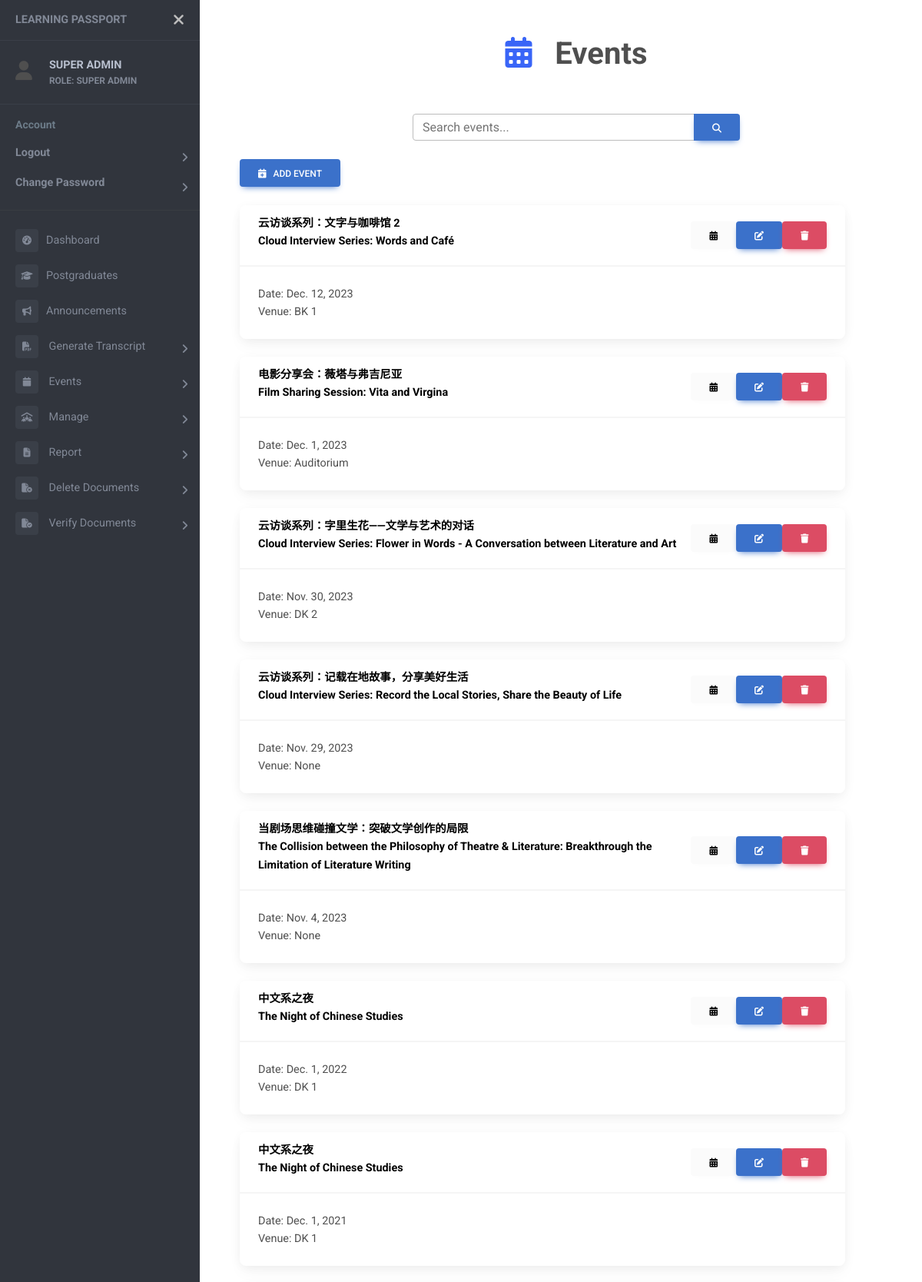
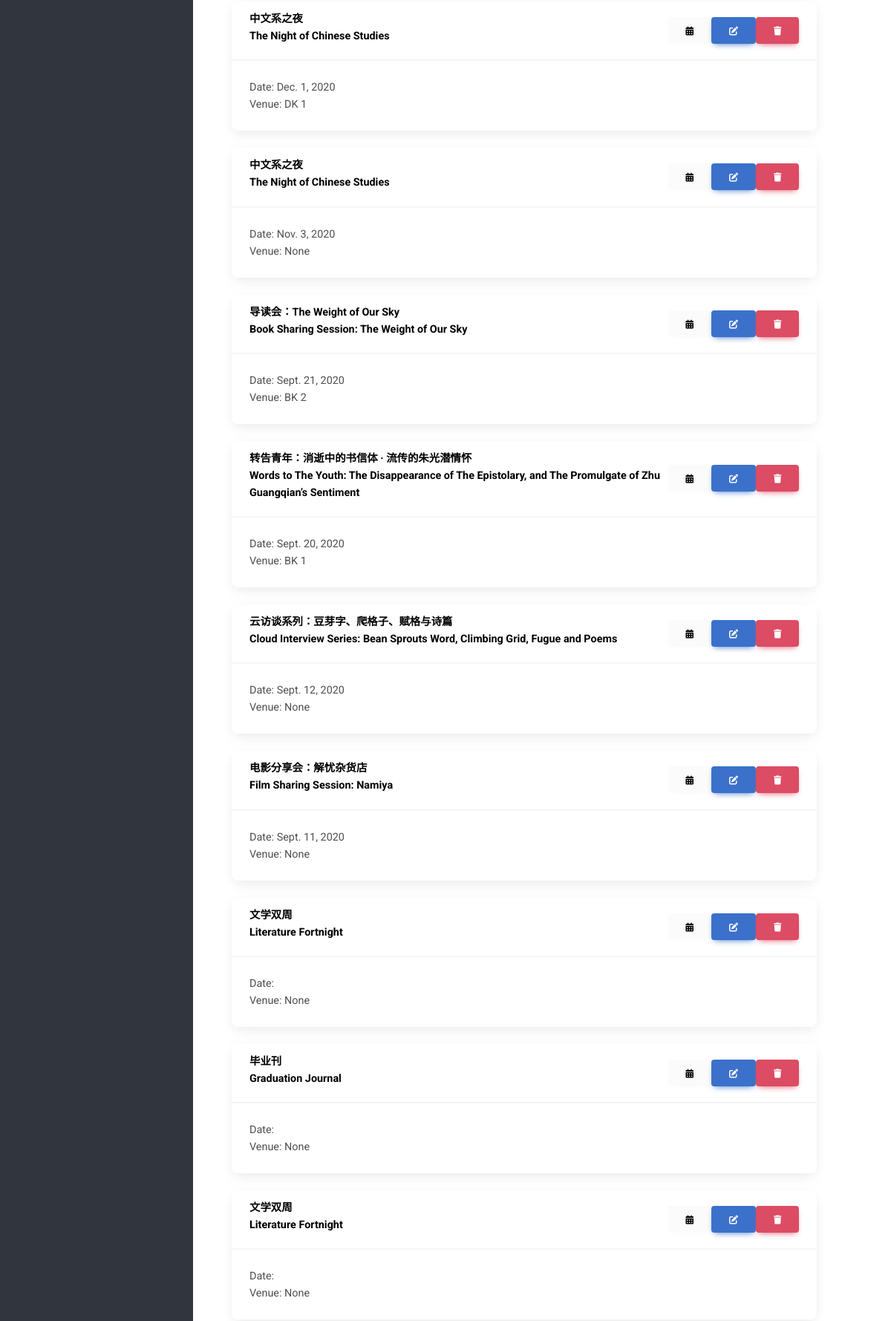
The page /events (signed in, upper part) on the database its author committed (2 pictures, top to bottom).
### users/models.py (models this page shows)
class User(AbstractUser):
    objects = UserManager()
    email = models.EmailField('email adress', unique=True)
    USERNAME_FIELD = 'email'
    REQUIRED_FIELDS = []
    first_name = None
    last_name = None
    username = None
    full_name = models.CharField(max_length=50, null=True)
    name_chi = models.CharField(max_length=50, null=True)
    password = models.CharField(max_length=128)
    last_login = models.DateTimeField(auto_now=True)
    ROLES = (
        ("SUPER ADMIN", "SUPER ADMIN"),
        ("ADMIN", "ADMIN"),
        ("HEAD OF DEPARTMENT", "HEAD OF DEPARTMENT"),
        ("LECTURER", "LECTURER"),
        ("STUDENT", "STUDENT"),
    )
    role = models.CharField(max_length=20, choices=ROLES, default="STUDENT")
    is_active = models.BooleanField(default=True)
    contact = models.CharField(max_length=20, null=True)
    address = models.CharField(max_length=100, null=True)
    date_inactive = models.DateField(null=True)

### events/models.py (models this page shows)
class Events(models.Model):
    c_name = models.CharField(max_length=50, null=True)
    e_name = models.CharField(max_length=50)
    TYPE = (
        (1, 'Seminar/Talk'),
        (2, 'Conference'),
        (3, 'Proposal Defense'),
        (4, 'Candidature Defense'),
        (5, 'Welcome Week/Month'),
        (6, 'Chinese Studies Night'),
        (7, 'Workshop'),
        (8, 'Others'),
    )
    type = models.SmallIntegerField(choices=TYPE, null=True)
    start = models.DateTimeField(null=True)
    end = models.DateTimeField(null=True)
    year = models.IntegerField()
    venue = models.CharField(max_length=100, null=True)
    desc = models.CharField(max_length=200, null=True)
    internal = models.BooleanField()
    speaker = models.CharField(max_length=50, null=True)
    attendance = models.BooleanField(null=True)
    enable_attendance = models.BooleanField(null=True)
    file = models.FileField(upload_to='event_com/', null=True)
    filename = models.CharField(max_length=100, null=True)
    file_by = models.ForeignKey(Student, on_delete=models.SET_NULL, null=True)
    status = models.BooleanField(null=True)
    poster = models.FileField(upload_to='event_poster/', null=True)

### events/views.py (the view, shortened to what this page needs)
# urls.py: path('events', views.eventListView, name="events"),
@login_required
def eventListView (request):
    current_date = datetime.now()
    if request.user.role in 'STUDENT':
        events = Events.objects.filter(internal=1, start__gte=current_date).order_by("-start")
    else:
        events = Events.objects.filter(internal=1).order_by("-start")
    option_obj = Events.type.field.choices
    parts = list()
    if request.user.role in 'STUDENT':
        student = Student.objects.get(user_id=request.user.id)
        for event in events:
            part = Event_Participants.objects.filter(student=student, event=event).first()
            parts.append(part)
    else:
        parts = ''
    print(events)
    event_parts = zip(events,parts)
    context = {
        "events": events,
        "event_parts": event_parts,
        "option_obj": option_obj,
        "page_name": "Events",
        "icon": "fa-solid fa-calendar-days"
    }
    return render (request, "event_list.html", context)

### templates/event_list.html (shortened to what this page needs)
<!DOCTYPE html>
{% extends "sidebar.html" %}
{% block content %}
{% load static %}
<head>
  <div class="container container-fluid">
    <div class="row mb-4">
      <div class="col-md-6 offset-md-3">
        <div class="input-group">
          <input id="search-input" type="text" class="form-control" placeholder="Search events...">
          <button class="btn btn-primary" type="button">
            <i class="fas fa-search"></i>
          </button>
        </div>
      </div>
    </div>
    {% if request.user.role in 'SUPER ADMIN' %}
      <button type="button" class="btn btn-primary" data-mdb-toggle="modal" data-mdb-target="#event_modal">
        <i class="fa fa-calendar-plus"></i> &nbsp;
        Add Event
      </button>
      <br>
      {% for event in events %}
      <div class="card-container">
        <br />
        <div class="card">
          <div class="card-header d-flex justify-content-between align-items-center">
            <a class="card-title" href="{% url 'event-detail' event.id %}" style="vertical-align:middle;">
              <strong>{% if event.c_name %}{{event.c_name}}<br>{% endif %} {{event.e_name}}</strong>
            </a>
            <form method="POST">
              <div class="button-container d-flex align-items-center">
                <a href="{% url 'admin-attendance' event.id %}" id="admin-attendance-button" class="btn btn-light">
                  <i class="fas fa-calendar-alt"></i>
                </a>
                <button id="edit-button" type="button" class="edit-button btn btn-primary" data-mdb-toggle="modal"
                  data-mdb-target="#edit_modal" data-event-id="{{ event.id }}">
                  <i class="fas fa-edit"></i>
                </button>
                <button class="btn btn-danger" type="submit" name="delete_event"
                  onclick="return confirm('Confirm to delete {{event.e_name}}?')">
                  <i class="fas fa-trash"></i>
                </button>
              </div>
            </form>
          </div>
          <div class="card-body">
            Date: {{event.start.date}} <br />
            Venue: {{event.venue}}
          </div>
        </div>
      </div>
      {% endfor %}
  {% endif %}
</div>
{% endblock %}

### templates/sidebar.html (shortened to what this page needs)
<!DOCTYPE html>
<html>
<head>
    {% load static %}
    <link rel="stylesheet" href="https://cdnjs.cloudflare.com/ajax/libs/font-awesome/6.4.2/css/all.min.css">
    <link rel="stylesheet" href="{% static 'css/event_list.css' %}">
    <link href="https://cdnjs.cloudflare.com/ajax/libs/mdb-ui-kit/6.4.1/mdb.min.css" rel="stylesheet" />
    <link href="https://fonts.cdnfonts.com/css/mona-sans" rel="stylesheet">
    <link rel="stylesheet" href="{% static 'css/sidebar.css' %}">
</head>
<body>
    <div class="page-wrapper chiller-theme toggled">
        <nav id="sidebar" class="sidebar-wrapper">
            <div class="sidebar-content">
                <div class="sidebar-brand">
                    <a href="#">Learning Passport</a>
                    <div id="close-sidebar">
                        <i class="fas fa-times"></i>
                    </div>
                </div>
                {% if request.user.is_authenticated %}
                <div class="sidebar-header">
                    <div style="display: flex; vertical-align: middle; align-items: center;">
                        <div>
                            <i class="fa fa-user" style="font-size:25px"></i>
                        </div>
                        <div class="user-info">
                            <span class="user-name">
                                <strong>{{ request.user.full_name }}</strong>
                            </span>
                            <span class="user-role">
                                <strong>ROLE: {{ request.user.get_role_display }}</strong>
                            </span>
                        </div>
                    </div>
                </div>
                {% endif %}
                <div class="sidebar-menu">
                    <ul>
                        <li class="header-menu">
                            <span>Account</span>
                            <ul id="userAction">
                                {% if request.user.is_authenticated %}
                                <li class="sidebar-dropdown">
                                    <a href="{% url 'logout' %}"><strong>Logout</strong></a>
                                </li>
                                <li class="sidebar-dropdown">
                                    <a href="{% url 'change-password' %}"><strong>Change Password</strong></a>
                                </li>
                                <hr>
                                {% else %}
                                <li class="sidebar-dropdown">
                                    <a href="{% url 'login' %}"><strong>Login</strong></a>
                                </li>
                                {% endif %}
                            </ul>
                        </li>
                        {% if request.user.is_authenticated %}
                        <li class="sidebar-item">
                            <a href="{% url 'dashboard' %}"><i class="fa-solid fa-tachometer-alt"></i>Dashboard</a>
                        </li>
                        {% if not 'STUDENT' in request.user.role %}
                        <li class="sidebar-item">
                            <a href="{% url 'postgrad' %}"><i class="fa-solid fa-graduation-cap"></i>Postgraduates</a>
                        </li>
                        {% endif %}
                        <li class="sidebar-item">
                            <a href="{% url 'announcements' %}"><i class="fa-solid fa-bullhorn"></i>Announcements</a>
                        </li>
                        {% if request.user.role in "SUPER ADMIN LECTURER HEAD OF DEPARTMENT" %}
                        <li class="sidebar-dropdown">
                            <a href="#">
                                <i class="fa-solid fa-file-pdf"></i></i>
                                <span>Generate Transcript</span>
                            </a>
                        </li>
                        {% endif %}
                        <li class="sidebar-dropdown">
                            <a href="#">
                                <i class="fa fa-calendar"></i>
                                <span>Events</span>
                            </a>
                        </li>
                        {% if request.user.role in 'SUPER ADMIN' %}
                        <li class="sidebar-dropdown">
                            <a href="#">
                                <i class="fa-solid fa-people-roof"></i>
                                <span>Manage</span>
                            </a>
                        </li>
                        <li class="sidebar-dropdown">
                            <a href="#">
                                <i class="fa-solid fa-file-lines"></i>
                                <span>Report</span>
                            </a>
                        </li>
                        <li class="sidebar-dropdown">
                            <a href="#">
                                <i class="fa-solid fa-file-circle-xmark"></i>
                                <span>Delete Documents</span>
                            </a>
                        </li>
                        {% endif %}
                        {% if 'STUDENT' in request.user.get_role_display %}
                        <li class="sidebar-dropdown">
                            <a href="#">
                                <i class="fa-solid fa-file-arrow-up"></i>
                                <span>Upload Documents</span>
                            </a>
                            <div class="sidebar-submenu">
                                <ul>
                                    <li>
                                        <a href="{% url 'upload-event' %}">Curricular Event Comittee </a>
                                    </li>
                                    <li>
                                        <a href="{% url 'upload-other' %}">Co-curricular Awards</a>
                                    </li>
                                    <li>
                                        <a href="{% url 'upload-org' %}">Organisation Comittee</a>
                                    </li>
                                    <li>
                                        <a href="{% url 'upload-article' %}">Article</a>
                                    </li>
                                </ul>
                            </div>
                        </li>
                        {% elif 'ADMIN' in request.user.get_role_display %}
                        <li class="sidebar-dropdown">
                            <a href="#">
                                <i class="fa-solid fa-file-circle-check"></i>
                                <span>Verify Documents</span>
                            </a>
                        </li>
                        {% endif %}
                        {% endif %}
                    </ul>
                </div>
            </div>
        </nav>
        <main class="page-content">
            <br>
            {% if page_name or icon %}
            <div class="container-fluid header">
                <br>
                <h1><strong><center>
                    <i class="{{icon}}"></i>
                    {{page_name}}
                </center></strong></h1>
                <br><br>
            </div>
            {% endif %}
            <div class="container-fluid" style="overflow-x: auto;">
                {% block content %}{% endblock %}
            </div>
        </main>
    </div>
</body>
</html>

### rows shown on the page
User: user.full_name "SUPER ADMIN", user.role "SUPER ADMIN"
Events: c_name "云访谈系列：文字与咖啡馆 2", e_name "Cloud Interview Series: Words and Café", start "Dec. 12, 2023", venue "BK 1"
Events: c_name "电影分享会：薇塔与弗吉尼亚", e_name "Film Sharing Session: Vita and Virgina", start "Dec. 1, 2023", venue "Auditorium"
Events: c_name "云访谈系列：字里生花——文学与艺术的对话", e_name "Cloud Interview Series: Flower in Words - A Conversation between Literature and Art", start "Nov. 30, 2023", venue "DK 2"
Events: c_name "云访谈系列：记载在地故事，分享美好生活", e_name "Cloud Interview Series: Record the Local Stories, Share the Beauty of Life", start "Nov. 29, 2023", venue "None"
Events: c_name "当剧场思维碰撞文学：突破文学创作的局限", e_name "The Collision between the Philosophy of Theatre & Literature: Breakthrough the Limitation of Literature Writing", start "Nov. 4, 2023", venue "None"
Events: c_name "中文系之夜", e_name "The Night of Chinese Studies", start "Dec. 1, 2022", venue "DK 1"
Events: c_name "中文系之夜", e_name "The Night of Chinese Studies", start "Dec. 1, 2021", venue "DK 1"
Events: c_name "中文系之夜", e_name "The Night of Chinese Studies", start "Dec. 1, 2020", venue "DK 1"
Events: c_name "中文系之夜", e_name "The Night of Chinese Studies", start "Nov. 3, 2020", venue "None"
Events: c_name "导读会：The Weight of Our Sky", e_name "Book Sharing Session: The Weight of Our Sky", start "Sept. 21, 2020", venue "BK 2"
Events: c_name "转告青年：消逝中的书信体 · 流传的朱光潜情怀", e_name "Words to The Youth: The Disappearance of The Epistolary, and The Promulgate of Zhu Guangqian’s Sentiment", start "Sept. 20, 2020", venue "BK 1"
Events: c_name "云访谈系列：豆芽字、爬格子、赋格与诗篇", e_name "Cloud Interview Series: Bean Sprouts Word, Climbing Grid, Fugue and Poems", start "Sept. 12, 2020", venue "None"
Events: c_name "电影分享会：解忧杂货店", e_name "Film Sharing Session: Namiya", start "Sept. 11, 2020", venue "None"
Events: c_name "文学双周", e_name "Literature Fortnight", venue "None"
Events: c_name "毕业刊", e_name "Graduation Journal", venue "None"
Events: c_name "文学双周", e_name "Literature Fortnight", venue "None"

### other values the page prints
{{ page_name }} "Events"
